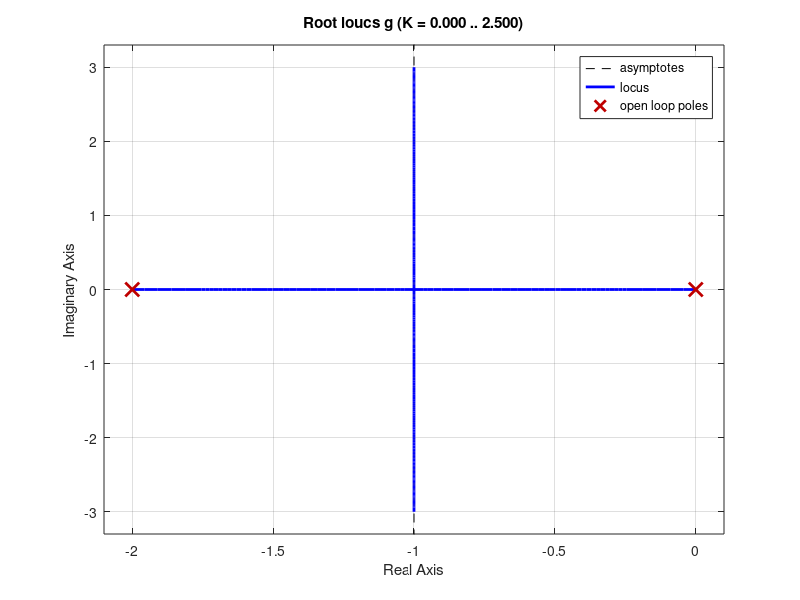
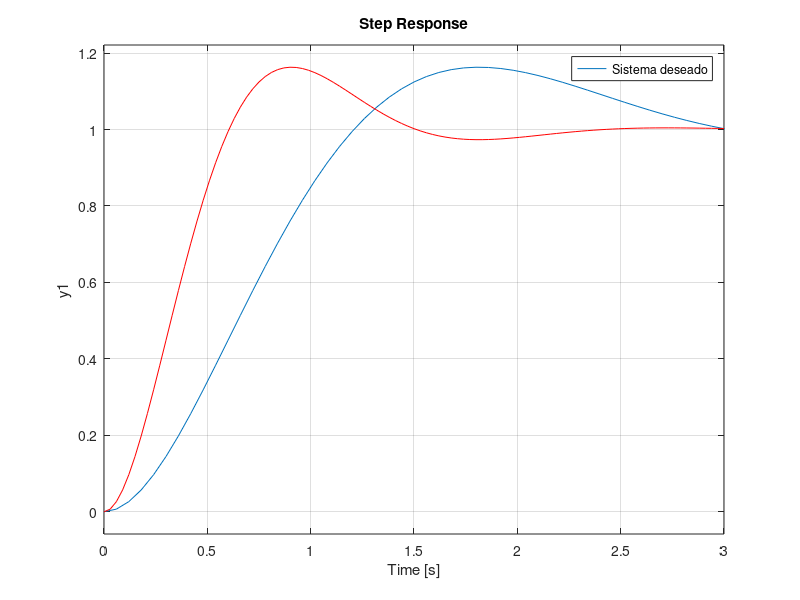
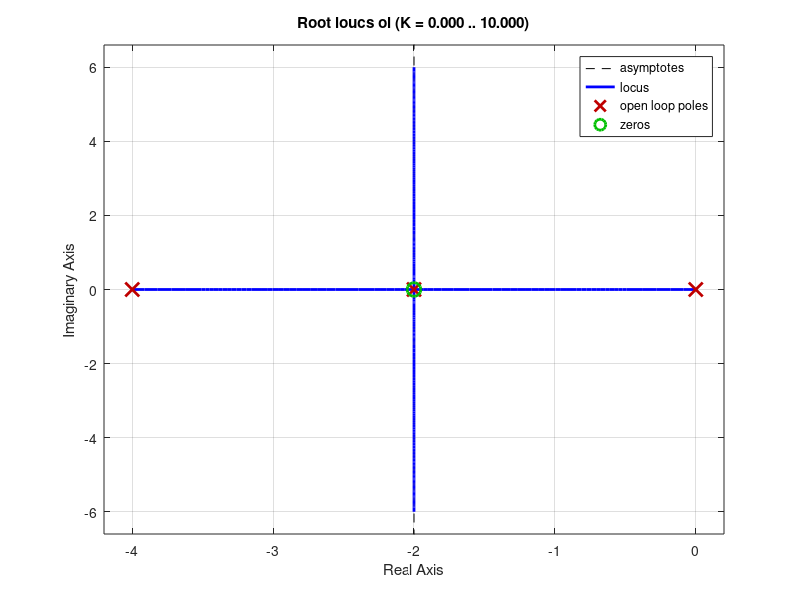
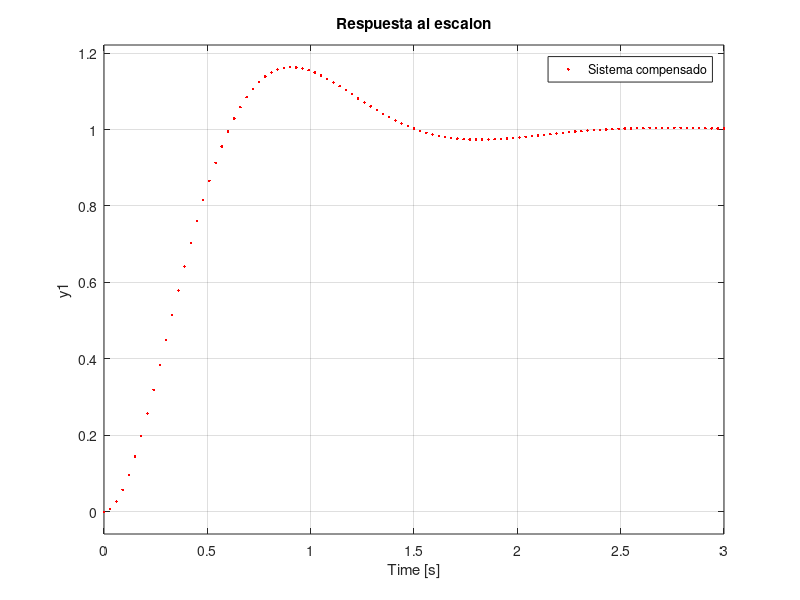

MATLAB code for these plots, in order:
clc
clear
close all

%---------sistema en lazo abierto---
g=tf(4,[1 2 0]);
rlocus(g)
figure
g_cl=feedback(g,1);
step(g_cl)
%---------sistema en lazo abierto---

%----------polos deseados-----------
s1=-2+2*sqrt(3)*i;
s2=-2-2*sqrt(3)*i;
den=conv([1 -s1],[1 -s2]);
hd=tf(den(3),den);
% figure
hold on
step(hd,'r')
legend('Sistema deseado')


%---------sistema en lazo abierto con G_c(s)=(s+z)/(s+p)---
%----------Encontrando angulo faltante------
ang = rad2deg(angle(4/(s1*(s1+2))));
angf= 180-ang;
phi=90;
theta=phi-angf;

% phi=90;
% theta=phi-angf;
%---------encontrando el cero y el polo---
x1=imag(s1)/tand(phi);
x2=imag(s1)/tand(theta);
z=x1+abs(real(s1));
p=x2+abs(real(s1));


gc=tf([1 z],[1 p]);
ol=gc*g;
%----verificamos condicion del angulo---
ang = rad2deg(angle(4*(s1+z)/(s1*(s1+2)*(s1+p))));
figure
rlocus(ol)
%---------sistema en lazo abierto con G_c(s)---


%---------encontrando la ganancia----

num=4*(s1+z);
den=s1*(s1+2)*(s1+p);
%num=4*(s1/3.26+1);
%den=s1*(s1+2)*(s1/6.13+1);
div=abs(num/den);
%K=5.061;
K=1/div;
%---------encontrando la ganancia----

%-------controlador completo----
gc=K*gc;
%-------controlador completo----
sc=gc*g; % sistema completo en lazo abierto
cl=feedback(sc,1) % sistema compensado en lazo cerrado
sis=feedback(g,1); % sistema sin compensador en lazo cerrado
figure
step(cl,'k')
hold on
step(sis,'b')
step(hd,'.r')
title('Respuesta al escalon')
legend('Sistema compensado', 'Sistema no compensado', 'Sistema deseado')

figure
subplot(1,2,1)
pzmap(sis,'b')
title('Sistema no compensado')
subplot(1,2,2)
pzmap(cl,'k')
title('Sistema compensado')
%----------compensador usando operacionales-------

R1=30.67e3;
R2=16.31e3;
R3=10e3;
R4=50.061e3;
C1=10e-6;
C2=C1;

K_c=R4*C1/(R3*C2);
z=1/(R1*C1);
p=1/(R2*C2);
Gc=tf(K_c*[1 z],[1 p]);
s_con=feedback(Gc*g,1)
figure
step(s_con,'k')
hold on
step(sis,'b')

title('Respuesta al escalon-Controlador implementado con operacionales')
legend('Sistema compensado', 'Sistema no compensado')


%-----------otra red de adelanto------

%---------sistema en lazo abierto con G_c(s)---
gc_2=tf([1 8],1);

ol=gc_2*g;
figure
rlocus(ol)
%---------sistema en lazo abierto con G_c(s)---


%---------encontrando la ganancia----
s1=-2+2*sqrt(3)*i;
num=4*(s1+8);
den=s1*(s1+2);
%num=4*(s1/3.26+1);
%den=s1*(s1+2)*(s1/6.13+1);
div=abs(num/den);
K=1/div;

%---------encontrando la ganancia----

sc=K*ol; % sistema completo en lazo abierto
cl=feedback(sc,1) % sistema compensado en lazo cerrado
sis=feedback(g,1); % sistema sin compensador en lazo cerrado
figure
step(cl,'k')
hold on
step(sis,'b')
step(hd,'.r')
title('Respuesta al escalon')
legend('Sistema compensado', 'Sistema no compensado', 'Sistema deseado')

figure
subplot(1,2,1)
pzmap(sis,'b')
title('Sistema no compensado')
subplot(1,2,2)
pzmap(cl,'k')
title('Sistema compensado')
%----------compensador usando operacionales-------

C=10e-6;
R3=10e3;
R4=10e3;
R1=1/(8*C);
R2=K/C;%C*K*R1^2;

K_c=R4*R2*C/(R3);%R4*R2/(R1^2*R3*C);
z=1/(R1*C);
Gc=tf(K_c*[1 z],1);
s_con=feedback(Gc*g,1);
figure
step(s_con,'k')
hold on
step(sis,'b')
title('Respuesta al escalon-Controlador implementado con operacionales')
legend('Sistema compensado', 'Sistema no compensado')
